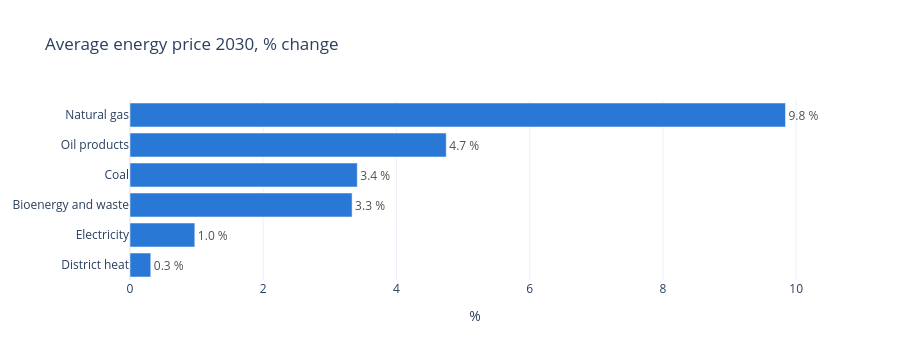

This figure's notebook cell:
### Markdown cell above
## Energy prices

Average price paid per PJ for each energy good group (value `vEpj` over quantity `qEpj`, summed over purposes
and users), % change against the baseline.

### Code cell
vn, qn = gv.names_of('vepj'), gv.names_of('qepj')
def price_by_group(df, y):
    v = pd.Series({gv.GOOD_OF[r[1]]: 0.0 for r in qn.values()})
    q = v.copy()
    for c, (es_, e, d) in qn.items():
        vc = c.replace('QEPJ__', 'VEPJ__', 1)
        if vc in df and df.at[y, c] > 0:
            v[gv.GOOD_OF[e]] += df.at[y, vc]; q[gv.GOOD_OF[e]] += df.at[y, c]
    return v / q
p = gv.pct(price_by_group(shock, Y), price_by_group(base, Y)).reindex(gv.GOOD_GROUPS).dropna()
p = p.drop('Captured CO2', errors='ignore').sort_values()
fig = go.Figure(go.Bar(x=p.values, y=p.index, orientation='h', marker=dict(color=gv.CAT[0]),
                       text=[f'{v:.1f} %' for v in p.values], textposition='outside', textfont=dict(color='#52514e'),
                       hovertemplate='%{y}: %{x:.2f} %<extra></extra>'))
fig.update_layout(template=gv.TEMPLATE, height=360, title=f'Average energy price {Y}, % change', xaxis_title='%')
fig.show()

### Figure 1 — Plotly figure (JSON) as saved in the notebook; plotly's stock layout.template omitted (floating-point values rounded to 4 significant figures)
{"data": [{"hovertemplate": "%{y}: %{x:.2f} %<extra></extra>", "marker": {"color": "#2a78d6"}, "orientation": "h", "text": ["0.3 %", "1.0 %", "3.3 %", "3.4 %", "4.7 %", "9.8 %"], "textfont": {"color": "#52514e"}, "textposition": "outside", "type": "bar", "x": [0.3119, 0.9731, 3.334, 3.412, 4.747, 9.84], "y": ["District heat", "Electricity", "Bioenergy and waste", "Coal", "Oil products", "Natural gas"]}], "layout": {"height": 360, "title": {"text": "Average energy price 2030, % change"}, "xaxis": {"title": {"text": "%"}}}}
